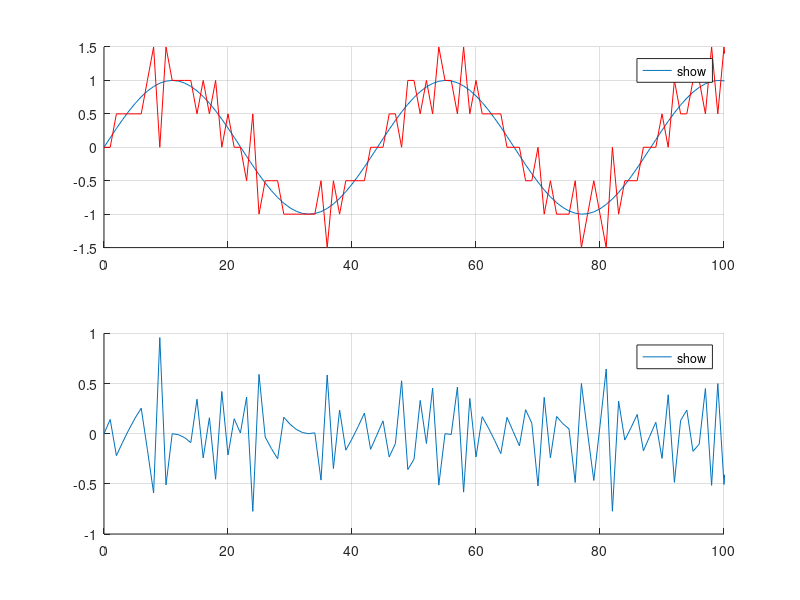
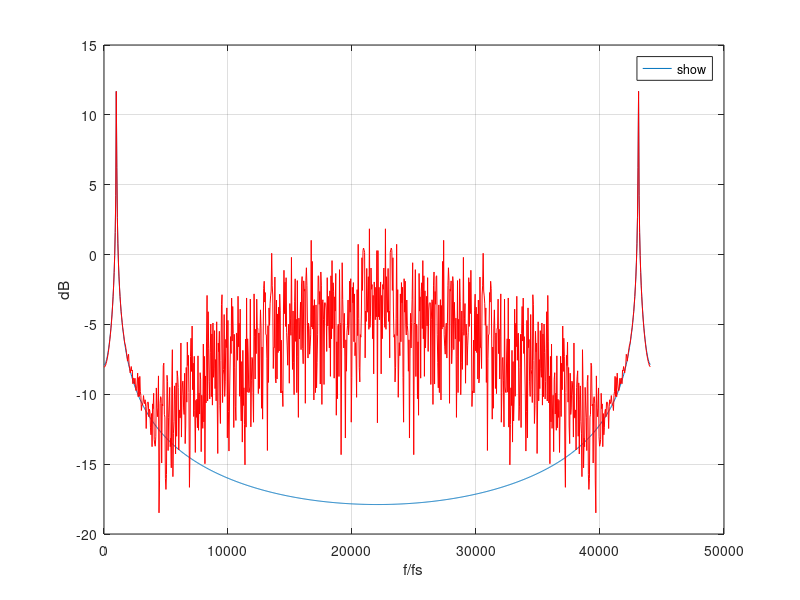
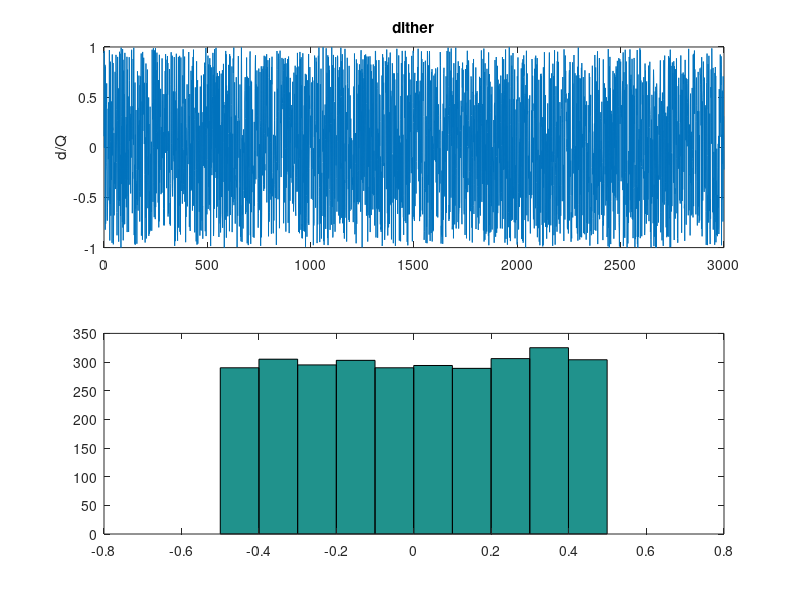

MATLAB code for these plots, in order:
close all;
clear all;

w = 2;
fs = 44100;

f = 1000;
A = 1;
N = 3001;

Q = 2/2^w;

% 0: kein Noise shaping, kein dither
% 1: mit Noise shaping, kein dither
% 2: kein Noise shaping, mit dither
% 3: mit Noise shaping, mit dither
iModus = 0;

%% Eingangssignal

n = 0:N-1;
x = A * sin(2*pi*n*f/fs);

%% Dither erzeugen

dither = Q * (2 * rand(1, N) -1);

figure(3)
grid on; hold on;
subplot(211)
plot(n,dither/Q, 'DisplayName', 'dither')
ylabel('d/Q')
title('dither')
subplot(212)
hist(dither)

%% Quantisierung auf W bit


% kein noise shaping
h = [ 0 ];
% erster ordnung
h = [ 1 ];
% zweite ordnung
h = [+2 -1 0];

TapDelayLine = zeros(1, length(h));

for ic=1:N
    % Filterung des Quantiesierungsfehlers
    eFiltered = sum(h .* TapDelayLine);
    % Quantisierung
    xmod = x(ic) - eFiltered;
    xqr(ic) = Q * floor( xmod/Q + 0.5 );
    % Fehler der Quantisierung
    e = xqr(ic) - xmod;
    TapDelayLine = [ e TapDelayLine(1:end-1) ];
end

er = x - xqr;

%% Darstellen


figure(1)
subplot(211)
grid on; hold on;
plot(n,x,'DisplayName','in');
plot(n,xqr,'r','DisplayName','quantisiert');
xlim([0 100])
%ylim([-w*Q*2 w*Q*2])
legend('show', 'location', 'best')
subplot(212)
grid on; hold on;
plot(n, er ,'DisplayName','Quantisierungsfehler');
xlim([0 100])
%ylim([-w*Q*2 w*Q*2])
legend('show', 'location', 'best')


%% Spektrum darstellen

Nfft = 1024;

Xdb = 10 * log10( 1/sqrt(Nfft)* abs( fft(x, Nfft) ) );
Xqrdb = 10 * log10( 1/sqrt(Nfft)* abs( fft(xqr, Nfft) ) );

fFFT = (0:Nfft-1)/Nfft * fs;

figure(2)
plot(fFFT, Xdb, 'DisplayName', 'in')
grid on; hold on;
plot(fFFT, Xqrdb,'r','DisplayName','quantisiert');
ylabel('dB')
xlabel('f/fs')
legend('show', 'location', 'best')

%% SNR

SNRdB = 10 * log10( var(x)/var(er));

SNRtheoretisch = 6.02 * w + 1.76;

disp(sprintf('SNR = %g dB (%g dB theoretisch)', SNRdB, SNRtheoretisch))